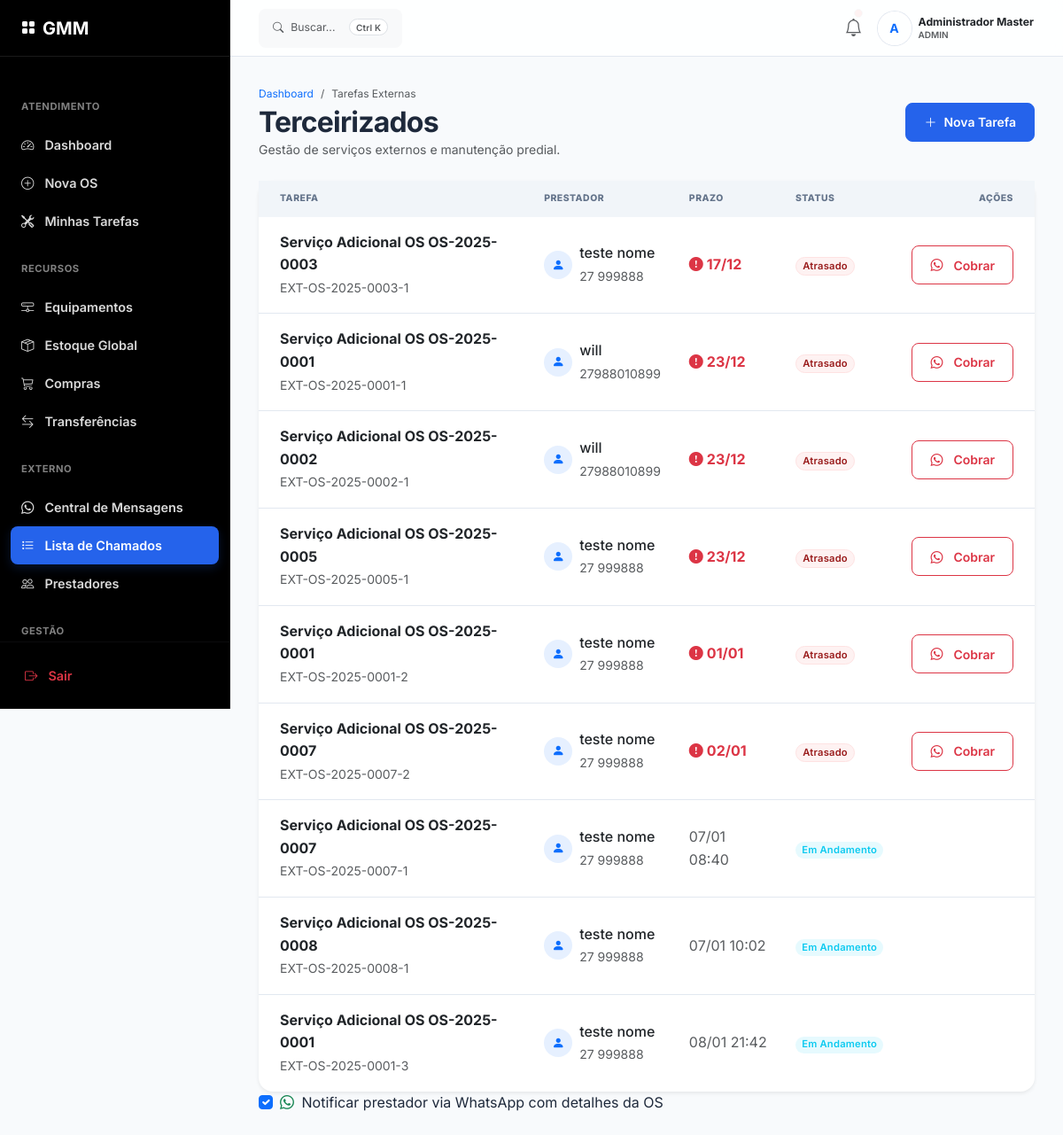
Page /terceirizados/chamados (signed in) on the committed database.
### app/models/models.py (models this page shows, shortened)
class Usuario(UserMixin, db.Model):
    __tablename__ = 'usuarios'
    id = db.Column(db.Integer, primary_key=True)
    nome = db.Column(db.String(100), nullable=False)
    username = db.Column(db.String(50), unique=True, nullable=False)
    telefone = db.Column(db.String(20), nullable=True)
    email = db.Column(db.String(120), unique=True, nullable=True)
    senha_hash = db.Column(db.String(255), nullable=False)
    tipo = db.Column(db.String(20), nullable=False)
    foto_perfil = db.Column(db.String(255), nullable=True) # [Novo PRD 3.1.1]
    unidade_padrao_id = db.Column(db.Integer, db.ForeignKey('unidades.id'), nullable=True)
    ativo = db.Column(db.Boolean, default=True)
    ultimo_acesso = db.Column(db.DateTime, nullable=True)
    created_at = db.Column(db.DateTime, default=datetime.utcnow)
    registros = db.relationship('RegistroPonto', backref='usuario', lazy=True)

### app/models/terceirizados_models.py (models this page shows)
class ChamadoExterno(db.Model):
    __tablename__ = 'chamados_externos'
    id = db.Column(db.Integer, primary_key=True)
    numero_chamado = db.Column(db.String(20), unique=True, nullable=False)
    os_id = db.Column(db.Integer, db.ForeignKey('ordens_servico.id'), nullable=True)
    terceirizado_id = db.Column(db.Integer, db.ForeignKey('terceirizados.id'), nullable=False)
    titulo = db.Column(db.String(200), nullable=False)
    descricao = db.Column(db.Text, nullable=False)
    prioridade = db.Column(db.String(20), default='media')
    status = db.Column(db.String(20), default='aguardando') # aguardando, aceito, concluido...
    prazo_combinado = db.Column(db.DateTime, nullable=False)
    data_inicio = db.Column(db.DateTime)
    data_conclusao = db.Column(db.DateTime)
    valor_orcado = db.Column(db.Numeric(10, 2))
    valor_final = db.Column(db.Numeric(10, 2))
    avaliacao = db.Column(db.Integer)
    feedback = db.Column(db.Text)
    criado_por = db.Column(db.Integer, db.ForeignKey('usuarios.id'), nullable=False)
    criado_em = db.Column(db.DateTime, default=datetime.utcnow)
    terceirizado = db.relationship('Terceirizado', backref='chamados')
    os_origem = db.relationship('OrdemServico', backref='chamados_externos')
    autor = db.relationship('Usuario', backref='chamados_criados')
    notificacoes = db.relationship('HistoricoNotificacao', backref='chamado', lazy=True)

class Terceirizado(db.Model):
    __tablename__ = 'terceirizados'
    id = db.Column(db.Integer, primary_key=True)
    nome = db.Column(db.String(150), nullable=False)
    nome_empresa = db.Column(db.String(150))
    cnpj = db.Column(db.String(18))
    telefone = db.Column(db.String(20), nullable=False) # Formato 5511999999999
    email = db.Column(db.String(150))
    especialidades = db.Column(db.Text) # JSON array
    avaliacao_media = db.Column(db.Numeric(3, 2), default=0.00)
    total_servicos = db.Column(db.Integer, default=0)
    ativo = db.Column(db.Boolean, default=True)
    observacoes = db.Column(db.Text)
    created_at = db.Column(db.DateTime, default=datetime.utcnow)
    abrangencia_global = db.Column(db.Boolean, default=False)
    unidades = db.relationship('Unidade', secondary=terceirizados_unidades, backref=db.backref('prestadores', lazy='dynamic'))

### app/routes/terceirizados.py (the view)
@bp.route('/chamados', methods=['GET'])
@login_required
def listar_chamados():
    filtro = request.args.get('filtro', 'todos')
    query = ChamadoExterno.query.order_by(ChamadoExterno.prazo_combinado.asc())
    if filtro == 'atrasados':
        query = query.filter(
            ChamadoExterno.prazo_combinado < datetime.utcnow(),
            ChamadoExterno.status != 'concluido'
        )
    chamados = query.all()
    lista_terceirizados = Terceirizado.query.filter_by(ativo=True).order_by(Terceirizado.nome).all()
    return render_template('chamados.html',
                         chamados=chamados,
                         terceirizados=lista_terceirizados,
                         hoje=datetime.utcnow())

### app/templates/chamados.html (shortened to what this page needs)
{% extends "base.html" %}
{% block content %}
<div class="mb-4 d-flex flex-column flex-md-row justify-content-between align-items-md-center gap-3">
    <div>
        <nav aria-label="breadcrumb" class="mb-1">
            <ol class="breadcrumb mb-0" style="font-size: 0.75rem;">
                <li class="breadcrumb-item"><a href="{{ url_for('ponto.index') }}"
                        class="text-decoration-none">Dashboard</a></li>
                <li class="breadcrumb-item active">Tarefas Externas</li>
            </ol>
        </nav>
        <h2 class="mb-0 fw-bold underline-none">Terceirizados</h2>
        <p class="mb-0 text-muted small">Gestão de serviços externos e manutenção predial.</p>
    </div>
    <button class="btn btn-primary" data-bs-toggle="modal" data-bs-target="#modalNovoChamado">
        <i class="bi bi-plus-lg"></i> Nova Tarefa
    </button>
</div>
<div class="card border-0 shadow-sm">
    <div class="card-body p-0">
        <div class="table-responsive">
            <table class="table table-hover table-responsive-stack mb-0">
                <thead class="bg-light">
                    <tr>
                        <th class="ps-4">Tarefa</th>
                        <th>Prestador</th>
                        <th>Prazo</th>
                        <th>Status</th>
                        <th class="text-end pe-4">Ações</th>
                    </tr>
                </thead>
                <tbody>
                    {% for c in chamados %}
                    <tr>
                        <td class="ps-4" data-label="Tarefa">
                            <div class="fw-bold text-dark">{{ c.titulo }}</div>
                            <small class="text-muted">{{ c.numero_chamado }}</small>
                        </td>
                        <td data-label="Prestador">
                            <div class="d-flex align-items-center">
                                <div class="avatar-circle bg-primary bg-opacity-10 text-primary rounded-circle d-flex align-items-center justify-content-center me-2"
                                    style="width: 32px; height: 32px;">
                                    <i class="bi bi-person-fill small"></i>
                                </div>
                                <div>
                                    <div class="fw-medium text-dark">{{ c.terceirizado.nome }}</div>
                                    <a href="tel:{{ c.terceirizado.telefone }}"
                                        class="text-decoration-none text-muted small hover-primary">
                                        {{ c.terceirizado.telefone }}
                                    </a>
                                </div>
                            </div>
                        </td>
                        <td data-label="Prazo">
                            {% if c.prazo_combinado %}
                            {% if c.prazo_combinado < hoje and c.status !='concluido' %} <span
                                class="text-danger fw-bold d-flex align-items-center gap-1">
                                <i class="bi bi-exclamation-circle-fill"></i>
                                {{ c.prazo_combinado.strftime('%d/%m') }}
                                </span>
                                {% else %}
                                <span class="text-muted">
                                    {{ c.prazo_combinado.strftime('%d/%m %H:%M') }}
                                </span>
                                {% endif %}
                                {% else %}
                                -
                                {% endif %}
                        </td>
                        <td data-label="Status">
                            {% if c.status == 'concluido' %}
                            <span class="badge bg-success bg-opacity-10 text-success">Concluído</span>
                            {% elif c.prazo_combinado < hoje %} <span class="badge bg-danger bg-opacity-10 text-danger">
                                Atrasado</span>
                                {% else %}
                                <span class="badge bg-info bg-opacity-10 text-info">Em Andamento</span>
                                {% endif %}
                        </td>
                        <td class="text-end pe-4" data-label="Ações">
                            {% if c.prazo_combinado and c.prazo_combinado < hoje and c.status !='concluido' %} <button
                                onclick="cobrar('{{ c.id }}', this)" class="btn btn-sm btn-outline-danger w-100-mobile"
                                title="Cobrar via WhatsApp">
                                <i class="bi bi-whatsapp me-1"></i> Cobrar
                                </button>
                                {% endif %}
                        </td>
                    </tr>
                    {% endfor %}
                </tbody>
            </table>
        </div>
    </div>
</div>
<div class="mb-3 form-check">
    <input type="checkbox" class="form-check-input" name="enviar_whatsapp" id="checkWhatsApp" checked>
    <label class="form-check-label" for="checkWhatsApp">
        <i class="bi bi-whatsapp text-success me-1"></i> Notificar prestador via WhatsApp com detalhes da OS
    </label>
</div>
{% endblock %}

### app/templates/base.html (shortened to what this page needs)
<!DOCTYPE html>
<html lang="pt-br">
<head>
    <link href="https://cdn.jsdelivr.net/npm/bootstrap@5.3.0/dist/css/bootstrap.min.css" rel="stylesheet">
    <link rel="stylesheet" href="https://cdn.jsdelivr.net/npm/bootstrap-icons@1.10.5/font/bootstrap-icons.css">
    <link rel="stylesheet" href="{{ url_for('static', filename='css/style.css') }}">
</head>
<body>
    <div class="app-shell">
        <aside class="offcanvas-lg offcanvas-start app-sidebar" tabindex="-1" id="sidebar"
            aria-labelledby="sidebarLabel">
            <div class="sidebar-header">
                <a class="text-white text-decoration-none d-flex align-items-center gap-2"
                    href="{{ url_for('ponto.index') }}">
                    <i class="bi bi-grid-fill text-accent"></i>
                    <span class="fw-bold fs-5">GMM</span>
                </a>
            </div>
            <div class="sidebar-nav">
                {% if current_user.is_authenticated %}
                <div class="nav-group">
                    <div class="nav-group-title">Atendimento</div>
                    <a href="{{ url_for('ponto.index') }}"
                        class="nav-link-saas {{ 'active' if request.endpoint == 'ponto.index' }}">
                        <i class="bi bi-speedometer2"></i> Dashboard
                    </a>
                    <a href="{{ url_for('os.nova_os') }}"
                        class="nav-link-saas {{ 'active' if request.endpoint == 'os.nova_os' }}">
                        <i class="bi bi-plus-circle"></i> Nova OS
                    </a>
                    <a href="{{ url_for('ponto.index') }}#minhas-os" class="nav-link-saas">
                        <i class="bi bi-tools"></i> Minhas Tarefas
                    </a>
                </div>
                <div class="nav-group">
                    <div class="nav-group-title">Recursos</div>
                    <a href="{{ url_for('equipamentos.listar') }}"
                        class="nav-link-saas {{ 'active' if 'equipamentos' in request.endpoint }}">
                        <i class="bi bi-hdd-network"></i> Equipamentos
                    </a>
                    <a href="{{ url_for('os.painel_estoque') }}"
                        class="nav-link-saas {{ 'active' if 'estoque' in request.endpoint }}">
                        <i class="bi bi-box-seam"></i> Estoque Global
                    </a>
                    {% if current_user.tipo in ['admin', 'comprador', 'gerente'] %}
                    <a href="{{ url_for('admin.compras_painel') }}"
                        class="nav-link-saas {{ 'active' if 'compras' in request.endpoint }}">
                        <i class="bi bi-cart3"></i> Compras
                    </a>
                    <a href="{{ url_for('admin.transferencias_painel') }}"
                        class="nav-link-saas {{ 'active' if 'transferencias' in request.endpoint }}">
                        <i class="bi bi-arrow-left-right"></i> Transferências
                    </a>
                    {% endif %}
                </div>
                <div class="nav-group">
                    <div class="nav-group-title">Externo</div>
                    <a href="{{ url_for('terceirizados.central_mensagens') }}"
                        class="nav-link-saas {{ 'active' if request.endpoint == 'terceirizados.central_mensagens' }}">
                        <i class="bi bi-whatsapp"></i> Central de Mensagens
                    </a>
                    <a href="{{ url_for('terceirizados.listar_chamados') }}"
                        class="nav-link-saas {{ 'active' if request.endpoint == 'terceirizados.listar_chamados' }}">
                        <i class="bi bi-list-task"></i> Lista de Chamados
                    </a>
                    {% if current_user.tipo in ['admin', 'gerente'] %}
                    <a href="{{ url_for('admin.dashboard', tab='terceirizados') }}" class="nav-link-saas">
                        <i class="bi bi-people"></i> Prestadores
                    </a>
                    {% endif %}
                </div>
                {% if current_user.tipo in ['admin', 'gerente'] %}
                <div class="nav-group">
                    <div class="nav-group-title">Gestão</div>
                </div>
                {% endif %}
                {% endif %}
            </div>
            {% if current_user.is_authenticated %}
            <div class="p-3 border-top border-secondary border-opacity-10">
                <a href="{{ url_for('auth.logout') }}" class="nav-link-saas text-danger">
                    <i class="bi bi-box-arrow-right"></i> Sair
                </a>
            </div>
            {% endif %}
        </aside>
        <div class="main-wrapper">
            <header class="app-header">
                <div class="d-flex align-items-center gap-3">
                    <button class="btn btn-secondary border-0 bg-light d-none d-md-flex align-items-center gap-2 px-3"
                        onclick="SearchModule.open()">
                        <i class="bi bi-search small text-muted"></i>
                        <span class="text-muted fw-normal small">Buscar...</span>
                        <span class="badge bg-white text-muted border ms-2" style="font-size: 10px;">Ctrl K</span>
                    </button>
                </div>
                <div class="d-flex align-items-center gap-3">
                    {% if current_user.is_authenticated %}
                    <button class="btn btn-icon text-muted position-relative p-0 border-0 bg-transparent">
                        <i class="bi bi-bell fs-5"></i>
                        <span
                            class="position-absolute top-0 start-100 translate-middle p-1 bg-danger border border-light rounded-circle"
                            style="margin-top: 5px; margin-left: -5px;">
                        </span>
                    </button>
                    <div class="dropdown">
                        <button
                            class="btn btn-link text-decoration-none p-0 d-flex align-items-center gap-2 dropdown-toggle-no-caret"
                            data-bs-toggle="dropdown">
                            <div class="avatar-circle bg-accent bg-opacity-10 text-accent fw-bold rounded-circle d-flex align-items-center justify-content-center"
                                style="width: 38px; height: 38px; border: 2px solid #fff; box-shadow: 0 0 0 1px var(--border);">
                                {{ current_user.nome[0] | upper }}
                            </div>
                            <div class="text-start d-none d-lg-block" style="line-height: 1.2;">
                                <div class="fw-bold text-dark small">{{ current_user.nome }}</div>
                                <div class="text-muted" style="font-size: 10px;">{{ current_user.tipo | upper }}</div>
                            </div>
                        </button>
                    </div>
                    {% endif %}
                </div>
            </header>
            <main class="content-inner">
                {% block content %}{% endblock %}
            </main>
        </div>
    </div>
</body>
</html>

### rows in the picture
Usuario: nome "A", nome "Administrador Master", tipo "ADMIN"
ChamadoExterno: titulo "Serviço Adicional OS OS-2025-0003", numero_chamado "EXT-OS-2025-0003-1", terceirizado.nome "teste nome", terceirizado.telefone "27 999888", prazo_combinado "17/12", status "Atrasado"
ChamadoExterno: titulo "Serviço Adicional OS OS-2025-0001", numero_chamado "EXT-OS-2025-0001-1", terceirizado.nome "will", terceirizado.telefone "27988010899", prazo_combinado "23/12", status "Atrasado"
ChamadoExterno: titulo "Serviço Adicional OS OS-2025-0002", numero_chamado "EXT-OS-2025-0002-1", terceirizado.nome "will", terceirizado.telefone "27988010899", prazo_combinado "23/12", status "Atrasado"
ChamadoExterno: titulo "Serviço Adicional OS OS-2025-0005", numero_chamado "EXT-OS-2025-0005-1", terceirizado.nome "teste nome", terceirizado.telefone "27 999888", prazo_combinado "23/12", status "Atrasado"
ChamadoExterno: titulo "Serviço Adicional OS OS-2025-0001", numero_chamado "EXT-OS-2025-0001-2", terceirizado.nome "teste nome", terceirizado.telefone "27 999888", prazo_combinado "01/01", status "Atrasado"
ChamadoExterno: titulo "Serviço Adicional OS OS-2025-0007", numero_chamado "EXT-OS-2025-0007-2", terceirizado.nome "teste nome", terceirizado.telefone "27 999888", prazo_combinado "02/01", status "Atrasado"
ChamadoExterno: titulo "Serviço Adicional OS OS-2025-0007", numero_chamado "EXT-OS-2025-0007-1", terceirizado.nome "teste nome", terceirizado.telefone "27 999888", prazo_combinado "07/01 08:40", status "Em Andamento"
ChamadoExterno: titulo "Serviço Adicional OS OS-2025-0008", numero_chamado "EXT-OS-2025-0008-1", terceirizado.nome "teste nome", terceirizado.telefone "27 999888", prazo_combinado "07/01 10:02", status "Em Andamento"
ChamadoExterno: titulo "Serviço Adicional OS OS-2025-0001", numero_chamado "EXT-OS-2025-0001-3", terceirizado.nome "teste nome", terceirizado.telefone "27 999888", prazo_combinado "08/01 21:42", status "Em Andamento"
